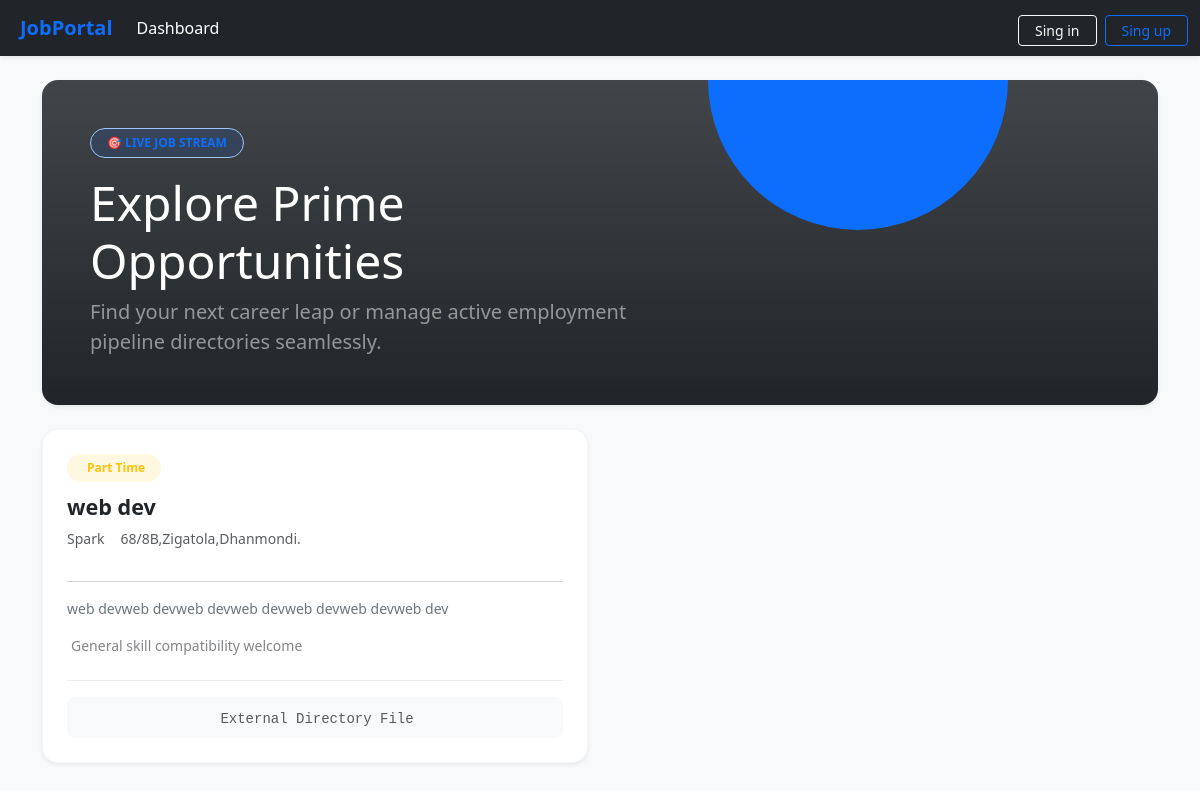
The page / on the database its author committed.
### JobApp/models.py (models this page shows, shortened)
class JobModel(models.Model):
    CATAGORY = [
        ('Full Time', 'Full Time'),
        ('Part Time', 'Part Time'),
        ('Internship', 'Internship')
    ]
    user = models.ForeignKey(RecruiterModel, on_delete=models.CASCADE)
    title = models.CharField(max_length=100)
    catagory = models.CharField(max_length=100, choices=CATAGORY)
    description = models.TextField()
    skills = models.ManyToManyField(SkillModel)

class RecruiterModel(models.Model):
    user = models.ForeignKey(UserModel, on_delete=models.CASCADE)
    name = models.CharField(max_length=100, null=True, blank=True)
    company_name = models.CharField(max_length=100, null=True, blank=True)
    address = models.CharField(max_length=100, null=True, blank=True)
    contact = models.CharField(max_length=100, null=True, blank=True)
    profile = models.ImageField(upload_to='media/profile', null=True, blank=True)

### JobApp/views.py (the view)
# urls.py: path('',dashboardPage,name='dashboard'),
def dashboardPage(req):
    search = req.GET.get('query')
    if search:
        data = JobModel.objects.filter(
            Q(title__icontains=search) |
            Q(description__icontains=search) |
            Q(catagory__icontains=search)
        ).distinct()
    else:
        data = JobModel.objects.all()
    context = {
        'data': data
    }
    return render(req, 'pages/dashboard.html', context)

### JobApp/templates/pages/dashboard.html (shortened to what this page needs)
{% extends "base/base.html" %}
{% block content %}
<div class="bg-gradient bg-dark text-white rounded-4 p-4 p-md-5 my-4 shadow-sm position-relative overflow-hidden">
    <div class="position-absolute top-0 end-0 translate-middle bg-primary opacity-10 rounded-circle" style="width: 300px; height: 300px;"></div>
    <div class="row align-items-center position-relative z-1">
        <div class="col-md-7">
            <span class="badge bg-primary-subtle text-primary border border-primary-subtle px-3 py-2 rounded-pill fw-bold text-uppercase tracking-wider small mb-3">
                🎯 Live Job Stream
            </span>
            <h1 class="display-5 fw-extrabold mb-2 tracking-tight">Explore Prime Opportunities</h1>
            <p class="lead text-white-50 mb-0">Find your next career leap or manage active employment pipeline directories seamlessly.</p>
        </div>
    </div>
</div>
<div class="row">
    <div class="col-12">
        {% if data %}
            <div class="row g-4">
                {% for job in data %}
                    <div class="col-lg-6">
                        <div class="card h-100 border-0 shadow-sm rounded-4 position-relative overflow-hidden card-hover-effect" style="background: #ffffff; border: 1px solid rgba(0,0,0,0.03) !important;">
                            <div class="card-body p-4 d-flex flex-column">
                                <div class="d-flex align-items-start justify-content-between mb-3">
                                    <div>
                                        {% if job.catagory == "Full Time" %}
                                            <span class="badge bg-success-subtle text-success px-3 py-2 rounded-pill fw-bold small mb-2"><i class="bi bi-clock-fill me-1"></i>{{ job.catagory }}</span>
                                        {% elif job.catagory == "Part Time" %}
                                            <span class="badge bg-warning-subtle text-warning px-3 py-2 rounded-pill fw-bold small mb-2">{{ job.catagory }}</span>
                                        {% else %}
                                            <span class="badge bg-info-subtle text-info px-3 py-2 rounded-pill fw-bold small mb-2"><i class="bi bi-lightning-charge-fill me-1"></i>{{ job.catagory }}</span>
                                        {% endif %}
                                        <h3 class="fw-bold text-dark mb-2 tracking-tight mt-1" style="font-size: 1.35rem;">{{ job.title }}</h3>
                                        <div class="d-flex flex-wrap gap-3 text-muted small">
                                            <span class="d-flex align-items-center">{{ job.user.company_name|default:"Confidential Corporate Client" }}</span>
                                            <span class="d-flex align-items-center">{{ job.user.address|default:"Remote / Global" }}</span>
                                        </div>
                                    </div>
                                </div>
                                <hr class="my-3 opacity-25 text-muted">
                                <p class="text-secondary small flex-grow-1 lh-relaxed mb-3">
                                    {{ job.description|truncatewords:32 }}
                                </p>
                                <div class="mb-4">
                                    <div class="d-flex flex-wrap gap-1.5">
                                        {% for skill in job.skills.all %}
                                            <span class="badge bg-light text-dark border border-light-subtle rounded-3 px-2.5 py-1.5 font-monospace small" style="font-size: 0.75rem;">{{ skill.name }}</span>
                                        {% empty %}
                                            <span class="text-muted small italic opacity-75">General skill compatibility welcome</span>
                                        {% endfor %}
                                    </div>
                                </div>
                                <div class="mt-auto pt-3 border-top border-light-subtle">
                                    {% if request.user.user_type == "JobSeeker" %}
                                        <a href="{% url 'applyJob' job.id %}" class="btn btn-outline-primary btn-md w-100 fw-bold rounded-3 py-2 transition-base">
                                            Apply Instantly <i class="bi bi-arrow-right-short ms-1"></i>
                                        </a>
                                    {% else %}
                                        <div class="bg-light text-center py-2 rounded-3">
                                            <small class="text-muted font-monospace small">External Directory File</small>
                                        </div>
                                    {% endif %}
                                </div>
                            </div>
                        </div>
                    </div>
                {% endfor %}
            </div>
        {% endif %}
    </div>
</div>
{% endblock content %}

### JobApp/templates/pages/dashboard.html (style rules this page uses)
.card-hover-effect { transition: transform 0.25s cubic-bezier(0.4, 0, 0.2, 1), box-shadow 0.25s cubic-bezier(0.4, 0, 0.2, 1); }
.bg-primary-subtle { background-color: rgba(13, 110, 253, 0.12) !important; }
.bg-warning-subtle { background-color: rgba(255, 193, 7, 0.12) !important; }

### rows shown on the page
JobModel: catagory "Part Time", title "web dev", user.company_name "Spark", user.address "68/8B,Zigatola,Dhanmondi.", description "web devweb devweb devweb devweb devweb devweb dev"
